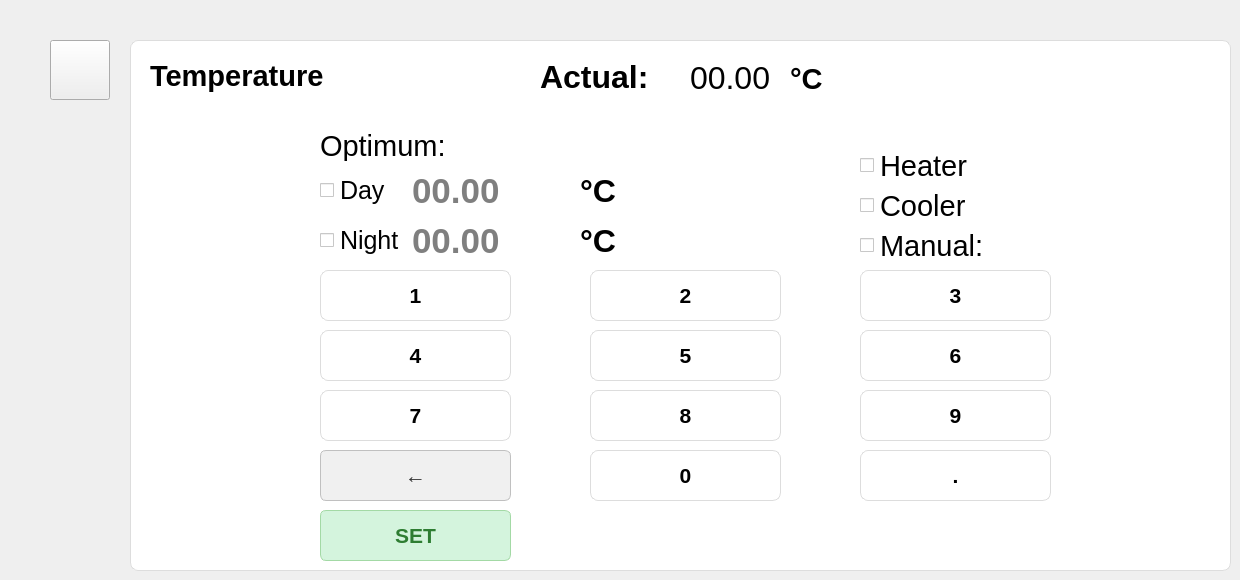
    <widget class="QWidget" name="tempPage">
     <widget class="QPushButton" name="goDashboardFromTemp">
      <property name="geometry">
       <rect>
        <x>50</x>
        <y>40</y>
        <width>60</width>
        <height>60</height>
       </rect>
      </property>
      <property name="font">
       <font>
        <pointsize>20</pointsize>
        <weight>75</weight>
        <bold>true</bold>
       </font>
      </property>
      <property name="text">
       <string/>
      </property>
      <property name="icon">
       <iconset>
        <normaloff>image-removebg-preview (2).png</normaloff>image-removebg-preview (2).png</iconset>
      </property>
      <property name="iconSize">
       <size>
        <width>40</width>
        <height>40</height>
       </size>
      </property>
     </widget>
     <widget class="QFrame" name="tempFrame">
      <property name="geometry">
       <rect>
        <x>130</x>
        <y>40</y>
        <width>1101</width>
        <height>531</height>
       </rect>
      </property>
      <property name="styleSheet">
       <string notr="true">background-color: #ffffff;   /* Putih bersih */
    border: 1px solid #dddddd;  /* Border abu muda agar tidak terlalu kontras */
    border-radius: 8px;         /* Sudut agak membulat */
</string>
      </property>
      <property name="frameShape">
       <enum>QFrame::StyledPanel</enum>
      </property>
      <property name="frameShadow">
       <enum>QFrame::Raised</enum>
      </property>
      <widget class="QPushButton" name="setTemp">
       <property name="geometry">
        <rect>
         <x>190</x>
         <y>470</y>
         <width>191</width>
         <height>51</height>
        </rect>
       </property>
       <property name="font">
        <font>
         <pointsize>16</pointsize>
         <weight>75</weight>
         <bold>true</bold>
        </font>
       </property>
       <property name="styleSheet">
        <string notr="true">  background-color: #d4f4dd;      /* Hijau muda lembut */
    border: 1px solid #a3d9a5;      /* Border hijau natural */
    border-radius: 6px;             /* Sudut agak membulat */
    padding: 5px 12px;              /* Padding untuk kenyamanan klik */
    color: #2e7d32;                 /* Teks hijau gelap */
    font-weight: bold;</string>
       </property>
       <property name="text">
        <string>SET</string>
       </property>
      </widget>
      <widget class="QLabel" name="subActualTempVal">
       <property name="geometry">
        <rect>
         <x>560</x>
         <y>12</y>
         <width>101</width>
         <height>51</height>
        </rect>
       </property>
       <property name="font">
        <font>
         <pointsize>24</pointsize>
         <weight>50</weight>
         <bold>false</bold>
        </font>
       </property>
       <property name="styleSheet">
        <string notr="true">border: none;
</string>
       </property>
       <property name="text">
        <string>00.00</string>
       </property>
      </widget>
      <widget class="QCheckBox" name="tempNightOnOff">
       <property name="geometry">
        <rect>
         <x>190</x>
         <y>180</y>
         <width>91</width>
         <height>41</height>
        </rect>
       </property>
       <property name="font">
        <font>
         <pointsize>19</pointsize>
        </font>
       </property>
       <property name="styleSheet">
        <string notr="true">border: none;
</string>
       </property>
       <property name="text">
        <string>Night</string>
       </property>
      </widget>
      <widget class="QPushButton" name="buttonDelTemp">
       <property name="geometry">
        <rect>
         <x>190</x>
         <y>410</y>
         <width>191</width>
         <height>51</height>
        </rect>
       </property>
       <property name="font">
        <font>
         <pointsize>16</pointsize>
         <weight>75</weight>
         <bold>true</bold>
        </font>
       </property>
       <property name="styleSheet">
        <string notr="true">  background-color: #f0f0f0;       /* Abu-abu muda */
    border: 1px solid #c0c0c0;       /* Border abu yang sedikit lebih gelap */
    border-radius: 6px;
    padding: 5px 12px;
    color: #333333;                  /* Teks abu gelap */
    font-weight: bold;</string>
       </property>
       <property name="text">
        <string>←</string>
       </property>
      </widget>
      <widget class="QPushButton" name="buttonFiveTemp">
       <property name="geometry">
        <rect>
         <x>460</x>
         <y>290</y>
         <width>191</width>
         <height>51</height>
        </rect>
       </property>
       <property name="font">
        <font>
         <pointsize>16</pointsize>
         <weight>75</weight>
         <bold>true</bold>
        </font>
       </property>
       <property name="text">
        <string>5</string>
       </property>
      </widget>
      <widget class="QLineEdit" name="tempSetPointDay">
       <property name="geometry">
        <rect>
         <x>280</x>
         <y>130</y>
         <width>161</width>
         <height>41</height>
        </rect>
       </property>
       <property name="font">
        <font>
         <pointsize>26</pointsize>
         <weight>75</weight>
         <bold>true</bold>
        </font>
       </property>
       <property name="styleSheet">
        <string notr="true">border: none;
</string>
       </property>
       <property name="text">
        <string/>
       </property>
       <property name="placeholderText">
        <string>00.00</string>
       </property>
      </widget>
      <widget class="QLabel" name="subActualTempUnit">
       <property name="geometry">
        <rect>
         <x>660</x>
         <y>23</y>
         <width>51</width>
         <height>31</height>
        </rect>
       </property>
       <property name="font">
        <font>
         <pointsize>22</pointsize>
         <weight>75</weight>
         <bold>true</bold>
        </font>
       </property>
       <property name="styleSheet">
        <string notr="true">border: none;
</string>
       </property>
       <property name="text">
        <string>°C</string>
       </property>
      </widget>
      <widget class="QPushButton" name="buttonEightTemp">
       <property name="geometry">
        <rect>
         <x>460</x>
         <y>350</y>
         <width>191</width>
         <height>51</height>
        </rect>
       </property>
       <property name="font">
        <font>
         <pointsize>16</pointsize>
         <weight>75</weight>
         <bold>true</bold>
        </font>
       </property>
       <property name="text">
        <string>8</string>
       </property>
      </widget>
      <widget class="QCheckBox" name="heaterOnOff">
       <property name="geometry">
        <rect>
         <x>730</x>
         <y>110</y>
         <width>111</width>
         <height>31</height>
        </rect>
       </property>
       <property name="font">
        <font>
         <pointsize>22</pointsize>
        </font>
       </property>
       <property name="styleSheet">
        <string notr="true">border: none;
</string>
       </property>
       <property name="text">
        <string>Heater</string>
       </property>
      </widget>
      <widget class="QPushButton" name="buttonCommaTemp">
       <property name="geometry">
        <rect>
         <x>730</x>
         <y>410</y>
         <width>191</width>
         <height>51</height>
        </rect>
       </property>
       <property name="font">
        <font>
         <pointsize>16</pointsize>
         <weight>75</weight>
         <bold>true</bold>
        </font>
       </property>
       <property name="text">
        <string>.</string>
       </property>
      </widget>
      <widget class="QCheckBox" name="coolerOnOff">
       <property name="geometry">
        <rect>
         <x>730</x>
         <y>150</y>
         <width>111</width>
         <height>31</height>
        </rect>
       </property>
       <property name="font">
        <font>
         <pointsize>22</pointsize>
        </font>
       </property>
       <property name="styleSheet">
        <string notr="true">border: none;
</string>
       </property>
       <property name="text">
        <string>Cooler</string>
       </property>
      </widget>
      <widget class="QPushButton" name="buttonThreeTemp">
       <property name="geometry">
        <rect>
         <x>730</x>
         <y>230</y>
         <width>191</width>
         <height>51</height>
        </rect>
       </property>
       <property name="font">
        <font>
         <pointsize>16</pointsize>
         <weight>75</weight>
         <bold>true</bold>
        </font>
       </property>
       <property name="text">
        <string>3</string>
       </property>
      </widget>
      <widget class="QCheckBox" name="manualTempCheckBox">
       <property name="geometry">
        <rect>
         <x>730</x>
         <y>190</y>
         <width>141</width>
         <height>31</height>
        </rect>
       </property>
       <property name="font">
        <font>
         <pointsize>22</pointsize>
        </font>
       </property>
       <property name="styleSheet">
        <string notr="true">border: none;
</string>
       </property>
       <property name="text">
        <string>Manual:</string>
       </property>
       <property name="iconSize">
        <size>
         <width>24</width>
         <height>24</height>
        </size>
       </property>
      </widget>
      <widget class="QLabel" name="optActualTempUnit_2">
       <property name="geometry">
        <rect>
         <x>450</x>
         <y>180</y>
         <width>51</width>
         <height>41</height>
        </rect>
       </property>
       <property name="font">
        <font>
         <pointsize>24</pointsize>
         <weight>75</weight>
         <bold>true</bold>
        </font>
       </property>
       <property name="styleSheet">
        <string notr="true">border: none;
</string>
       </property>
       <property name="text">
        <string>°C</string>
       </property>
      </widget>
      <widget class="QPushButton" name="buttonFourTemp">
       <property name="geometry">
        <rect>
         <x>190</x>
         <y>290</y>
         <width>191</width>
         <height>51</height>
        </rect>
       </property>
       <property name="font">
        <font>
         <pointsize>16</pointsize>
         <weight>75</weight>
         <bold>true</bold>
        </font>
       </property>
       <property name="text">
        <string>4</string>
       </property>
      </widget>
      <widget class="QLabel" name="optTempTitle">
       <property name="geometry">
        <rect>
         <x>190</x>
         <y>90</y>
         <width>141</width>
         <height>31</height>
        </rect>
       </property>
       <property name="font">
        <font>
         <pointsize>22</pointsize>
        </font>
       </property>
       <property name="styleSheet">
        <string notr="true">border: none;
</string>
       </property>
       <property name="text">
        <string>Optimum:</string>
       </property>
      </widget>
      <widget class="QPushButton" name="buttonSixTemp">
       <property name="geometry">
        <rect>
         <x>730</x>
         <y>290</y>
         <width>191</width>
         <height>51</height>
        </rect>
       </property>
       <property name="font">
        <font>
         <pointsize>16</pointsize>
         <weight>75</weight>
         <bold>true</bold>
        </font>
       </property>
       <property name="text">
        <string>6</string>
       </property>
      </widget>
      <widget class="QPushButton" name="buttonTwoTemp">
       <property name="geometry">
        <rect>
         <x>460</x>
         <y>230</y>
         <width>191</width>
         <height>51</height>
        </rect>
       </property>
       <property name="font">
        <font>
         <pointsize>16</pointsize>
         <weight>75</weight>
         <bold>true</bold>
        </font>
       </property>
       <property name="text">
        <string>2</string>
       </property>
      </widget>
      <widget class="QPushButton" name="buttonOneTemp">
       <property name="geometry">
        <rect>
         <x>190</x>
         <y>230</y>
         <width>191</width>
         <height>51</height>
        </rect>
       </property>
       <property name="font">
        <font>
         <pointsize>16</pointsize>
         <weight>75</weight>
         <bold>true</bold>
        </font>
       </property>
       <property name="text">
        <string>1</string>
       </property>
      </widget>
      <widget class="QLabel" name="subTempIcon">
       <property name="geometry">
        <rect>
         <x>224</x>
         <y>16</y>
         <width>41</width>
         <height>41</height>
        </rect>
       </property>
       <property name="styleSheet">
        <string notr="true">border: none;
</string>
       </property>
       <property name="text">
        <string/>
       </property>
       <property name="pixmap">
        <pixmap>celsius-temperature-rounded-icon-vector-6461308-removebg-preview (1) (1).png</pixmap>
       </property>
       <property name="scaledContents">
        <bool>true</bool>
       </property>
      </widget>
      <widget class="QLabel" name="label">
       <property name="geometry">
        <rect>
         <x>20</x>
         <y>10</y>
         <width>201</width>
         <height>51</height>
        </rect>
       </property>
       <property name="font">
        <font>
         <pointsize>22</pointsize>
         <weight>75</weight>
         <bold>true</bold>
        </font>
       </property>
       <property name="styleSheet">
        <string notr="true">border: none;
</string>
       </property>
       <property name="text">
        <string>Temperature</string>
       </property>
      </widget>
      <widget class="QLineEdit" name="tempSetPointNight">
       <property name="geometry">
        <rect>
         <x>280</x>
         <y>180</y>
         <width>161</width>
         <height>41</height>
        </rect>
       </property>
       <property name="font">
        <font>
         <pointsize>26</pointsize>
         <weight>75</weight>
         <bold>true</bold>
        </font>
       </property>
       <property name="styleSheet">
        <string notr="true">border: none;
</string>
       </property>
       <property name="text">
        <string/>
       </property>
       <property name="placeholderText">
        <string>00.00</string>
       </property>
      </widget>
      <widget class="QPushButton" name="buttonNineTemp">
       <property name="geometry">
        <rect>
         <x>730</x>
         <y>350</y>
         <width>191</width>
         <height>51</height>
        </rect>
       </property>
       <property name="font">
        <font>
         <pointsize>16</pointsize>
         <weight>75</weight>
         <bold>true</bold>
        </font>
       </property>
       <property name="text">
        <string>9</string>
       </property>
      </widget>
      <widget class="QCheckBox" name="tempDayOnOff">
       <property name="geometry">
        <rect>
         <x>190</x>
         <y>130</y>
         <width>71</width>
         <height>41</height>
        </rect>
       </property>
       <property name="font">
        <font>
         <pointsize>19</pointsize>
        </font>
       </property>
       <property name="styleSheet">
        <string notr="true">border: none;
</string>
       </property>
       <property name="text">
        <string>Day</string>
       </property>
      </widget>
      <widget class="QLabel" name="optActualTempUnit">
       <property name="geometry">
        <rect>
         <x>450</x>
         <y>130</y>
         <width>71</width>
         <height>41</height>
        </rect>
       </property>
       <property name="font">
        <font>
         <pointsize>24</pointsize>
         <weight>75</weight>
         <bold>true</bold>
        </font>
       </property>
       <property name="styleSheet">
        <string notr="true">border: none;
</string>
       </property>
       <property name="text">
        <string>°C</string>
       </property>
      </widget>
      <widget class="QLabel" name="actualTempTitle">
       <property name="geometry">
        <rect>
         <x>410</x>
         <y>11</y>
         <width>151</width>
         <height>51</height>
        </rect>
       </property>
       <property name="font">
        <font>
         <pointsize>24</pointsize>
         <weight>75</weight>
         <bold>true</bold>
        </font>
       </property>
       <property name="styleSheet">
        <string notr="true">border: none;
</string>
       </property>
       <property name="text">
        <string>Actual:</string>
       </property>
      </widget>
      <widget class="QPushButton" name="buttonSevenTemp">
       <property name="geometry">
        <rect>
         <x>190</x>
         <y>350</y>
         <width>191</width>
         <height>51</height>
        </rect>
       </property>
       <property name="font">
        <font>
         <pointsize>16</pointsize>
         <weight>75</weight>
         <bold>true</bold>
        </font>
       </property>
       <property name="text">
        <string>7</string>
       </property>
      </widget>
      <widget class="QPushButton" name="buttonZeroTemp">
       <property name="geometry">
        <rect>
         <x>460</x>
         <y>410</y>
         <width>191</width>
         <height>51</height>
        </rect>
       </property>
       <property name="font">
        <font>
         <pointsize>16</pointsize>
         <weight>75</weight>
         <bold>true</bold>
        </font>
       </property>
       <property name="text">
        <string>0</string>
       </property>
      </widget>
     </widget>
     <zorder>tempFrame</zorder>
     <zorder>goDashboardFromTemp</zorder>
    </widget>
